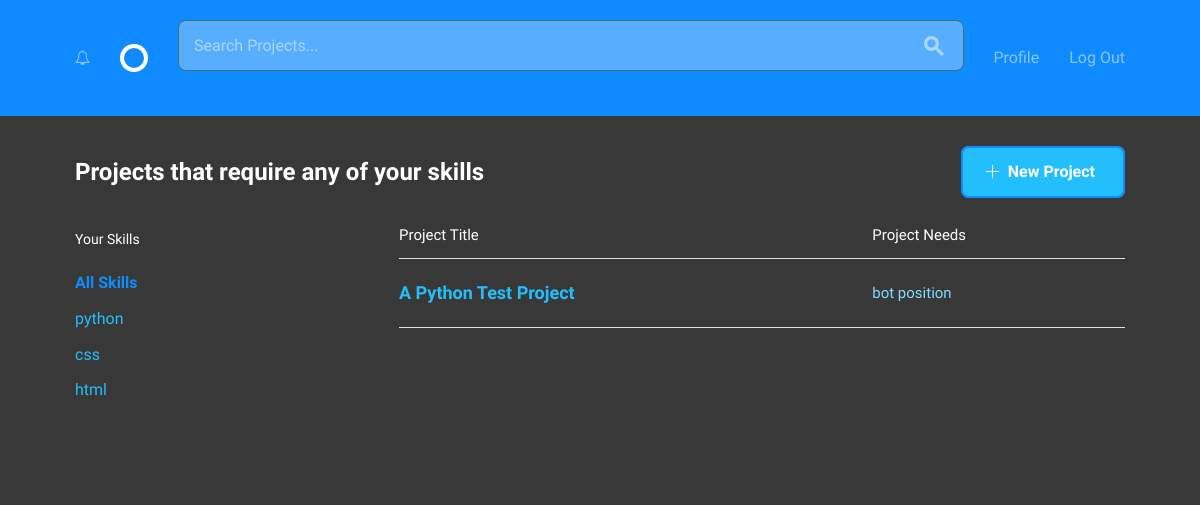
Screenshot of /home/ (signed in) with the database file from the repository.
### stb_app/models.py (models this page shows)
class Skill(models.Model):
    skill_name = models.CharField(max_length=50)

class Position(models.Model):
    position_name = models.CharField(max_length=50)
    position_description = models.TextField()
    project = models.ForeignKey(Project,
                                on_delete=models.CASCADE,
                                related_name="project_position")
    position_filled = models.ForeignKey(User,
                                        on_delete=models.CASCADE,
                                        related_name="position_filled_by",
                                        blank=True,
                                        null=True)

class Project(models.Model):
    project_title = models.CharField(max_length=50)
    project_owned_by = models.ForeignKey(settings.AUTH_USER_MODEL,
                                         on_delete=models.CASCADE,
                                         related_name="project_owner")
    project_description = models.TextField()
    project_timeline = models.TextField()
    project_application = models.TextField()

### stb_app/views.py (the view)
# urls.py: path('home/', views.index, name='home'),
@login_required
def index(request, skill_needed="All Skills"):
    try:
        my_profile = models.UserProfile.objects.get(user=request.user)
    except models.UserProfile.DoesNotExist:
        return redirect('social_team_builder:profile_new')
    skills_list = ["All Skills"]
    my_skills = my_profile.skills.all()
    for skill in my_skills:
        skills_list.append(skill.skill_name)
    if skill_needed != "All Skills":
        positions = models.Position.objects.filter(
            Q(position_name__icontains=skill_needed) |
            Q(position_description__icontains=skill_needed),
            position_filled__isnull=True).exclude(
            project__project_owned_by=request.user)
        context = {'positions': positions,
                   'skill_needed': skill_needed,
                   'skills_list': skills_list}
        return render(request, 'stb_app/index.html', context)
    elif my_skills:
        my_skills_name_list = []
        for skill in my_skills:
            my_skills_name_list.append(skill.skill_name)
        queryset = functools.reduce(operator.or_, (
            Q(position_name__icontains=the_skill) |
            Q(position_description__icontains=the_skill)
            for the_skill in my_skills_name_list))
        positions = models.Position.objects.filter(
            queryset,
            position_filled__isnull=True).exclude(
            project__project_owned_by=request.user)
        context = {'positions': positions,
                   'skill_needed': skill_needed,
                   'skills_list': skills_list}
        return render(request, 'stb_app/index.html', context)
    else:
        positions = None
    context = {'positions': positions}
    return render(request, 'stb_app/index.html', context)

### stb_app/templatetags/template_tags.py (called while the page is built)
@register.inclusion_tag('stb_app/notification_icon.html')
def is_notify(user):
    notification = models.Notification.objects.filter(
        notifying=user,
        seen=False)
    if notification:
        to_notify = True
        count = notification.count()
    else:
        to_notify = False
        count = 0
    return {'to_notify': to_notify, 'count': count}

### stb_app/templates/stb_app/index.html
{% extends 'stb_app/layout.html' %}
{% block body %}
  <div class="bounds circle--page">
    <div class="circle--page--header circle--fluid">
      <div class="circle--fluid--cell circle--fluid--primary">
        <h2>Projects that require any of your skills</h2>
      </div>
      <div class="circle--fluid--cell circle--fluid--secondary">
        <a class="button button-primary icon-on-left" href="{% url 'social_team_builder:project_new' %}">
          <svg version="1.1" xmlns="http://www.w3.org/2000/svg" xmlns:xlink="http://www.w3.org/1999/xlink" x="0px" y="0px" viewBox="0 0 13 13" style="enable-background:new 0 0 13 13;" xml:space="preserve" class="add">
            <polygon points="7,6 7,0 6,0 6,6 0,6 0,7 6,7 6,13 7,13 7,7 13,7 13,6 "/>
          </svg>
          New Project
        </a>
      </div>
    </div>
    <div class="grid-25">
      <div class="circle--filter circle--secondary--module">
        <h4>Your Skills</h4>
        <ul class="circle--filter--list">
          {% for skills in skills_list %}
            {% if skills == skill_needed %}
              <li><a href="{% url 'social_team_builder:home_skill_needed' skill_needed=skills %}" class="selected">{{ skills }}</a></li>
            {% else %}
              <li><a href="{% url 'social_team_builder:home_skill_needed' skill_needed=skills %}">{{ skills }}</a></li>
            {% endif %}
          {% endfor %}
        </ul>
      </div>
    </div>
    <div class="grid-70 grid-push-5">
      <table class="u-full-width circle--table">
        <thead>
          <tr>
            <th>Project Title</th>
            <th class="circle--cell--right">Project Needs</th>
          </tr>
        </thead>
        <tbody>
          {% if not positions %}
            <tr>
              <td>
                <p>Your skills don't match any project requirements.</p>
              </td>
            </tr>
          {% else %}
            {% for position in positions %}
              <tr class="clickable-row" data-href="{% url 'social_team_builder:project' project_pk=position.project.pk %}">
                <td>
                  <h3>{{ position.project.project_title }}</h3>
                </td>
                <td class="circle--cell--right">
                  <span class="secondary-label">{{ position.position_name }}</span>
                </td>
              </tr>
            {% endfor %}
          {% endif %}
        </tbody>
      </table>
    </div>
  </div>
{% endblock %}

### stb_app/static/stb_app/css/global.css (style rules this page uses)
html { font-family: sans-serif; -ms-text-size-adjust: 100%; -webkit-text-size-adjust: 100%; }
svg:not(:root) { overflow: hidden; }
table { border-collapse: collapse; border-spacing: 0; }
td, th { padding: 0; }
html { font-size: 62.5%; }
body { font-size: 1.5em; line-height: 1.6; font-weight: 400; font-family: "Cousine"; color: #cccccc; }
.bounds { max-width: 1080px; margin: 0 auto; }
.grid, .grid-5, .grid-10, .grid-15, .grid-20, .grid-25, .grid-30, .grid-33, .grid-35, .grid-40, .grid-45, .grid-50, .grid-55, .grid-60, .grid-65, .grid-66, .grid-70, .grid-75, .grid-80, .grid-90, .grid-95, .grid-100 { float: left; box-sizing: border-box; position: relative; }
.grid-push-5 { left: 5%; }
.grid-25 { width: 25%; padding: 0 15px; }
.grid-70 { width: 70%; padding: 0 15px; }
h2 { font-size: 2.4rem; }
h3 { font-size: 1.8rem; }
h4 { font-size: 1.6rem; }
@media (min-width: 550px) { h2 { font-size: 2.4rem; } }
@media (min-width: 550px) { h3 { font-size: 1.8rem; } }
@media (min-width: 550px) { h4 { font-size: 1.6rem; } }
a { color: #689b98; -webkit-transition: color 0.2s; -moz-transition: color 0.2s; -ms-transition: color 0.2s; -o-transition: color 0.2s; transition: color 0.2s; }
.button, button, input[type="submit"], input[type="reset"], input[type="button"] { font-family: "Work Sans", sans-serif; font-size: 1.6rem; padding: 18px 30px; border: 0; margin-right: 10px; border-radius: 8px; font-weight: bold; display: inline-block; white-space: nowrap; box-sizing: border-box; line-height: 1; text-decoration: none; color: #ffffff; background: none; box-shadow: 0 0 0 2px #0f8bff inset; */ position: relative; -webkit-transition: 0.2s; -moz-transition: 0.2s; -ms-transition: 0.2s; -o-transition: 0.2s; transition: 0.2s; }
.button svg, button svg, input[type="submit"] svg, input[type="reset"] svg, input[type="button"] svg { fill: #689b98; width: auto; height: 13px; position: relative; display: inline-block; margin: 0; top: 1px; bottom: -3px; }
.button.icon-on-left svg, button.icon-on-left svg, input[type="submit"].icon-on-left svg, input[type="reset"].icon-on-left svg, input[type="button"].icon-on-left svg { left: -5px; }
.button { cursor: pointer; }
.button.button-primary svg, input[type="submit"].button-primary svg, input[type="reset"].button-primary svg, input[type="button"].button-primary svg, button.button-primary svg { fill: #fff; }
ul { list-style: circle inside; }
ul { padding-left: 0; margin-top: 0; }
li { margin-bottom: 1rem; font-size: 1.6rem; }
th, td { padding: 15px; text-align: left; border-bottom: 1px solid #e1e1e1; }
th:first-child, td:first-child { padding-left: 0; }
th:last-child, td:last-child { padding-right: 0; }
button, .button { margin-bottom: 1rem; }
pre, blockquote, dl, figure, table, p, ul, ol, form { margin-bottom: 2.5rem; }
.circle--filter--list { list-style-type: none; }
.circle--page--header { margin-bottom: 30px; }
.circle--page--header h1, .circle--page--header h2, .circle--page--header h3, .circle--page--header h4, .circle--page--header h5, .circle--page--header h6 { margin: 0; }
.circle--table { width: 100%; }
.circle--table h1, .circle--table h2, .circle--table h3, .circle--table h4, .circle--table h5, .circle--table h6 { margin: 0; }
.circle--table th, .circle--table td { line-height: 1; }
.circle--table th { padding: 0 0 15px 0; }
.circle--table td { padding: 25px 0; }
.circle--fluid { display: table; width: 100%; }
.circle--fluid--cell { display: table-cell; padding: 0 15px; vertical-align: middle; box-sizing: border-box; }
.circle--fluid--cell .button { margin: 0; }
.circle--fluid--primary { width: 100%; }
.circle--fluid--secondary { text-align: right; }
.circle--secondary--module { margin-bottom: 50px; }
.circle--secondary--module:before, .circle--secondary--module:after { content: " "; display: table; }
.circle--secondary--module:after { clear: both; }
.circle--page { margin-bottom: 100px; }
.circle--page:before, .circle--page:after { content: " "; display: table; }
.circle--page:after { clear: both; }

### rows the page displays
Skill: skills_list "python"
Skill: skills_list "css"
Skill: skills_list "html"
Position: project.project_title "A Python Test Project", position_name "bot position"

### other values shown
{{ skills }} "All Skills"
